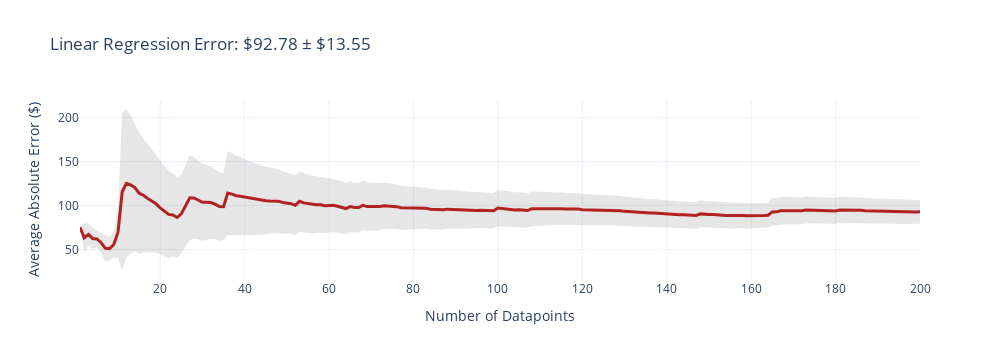
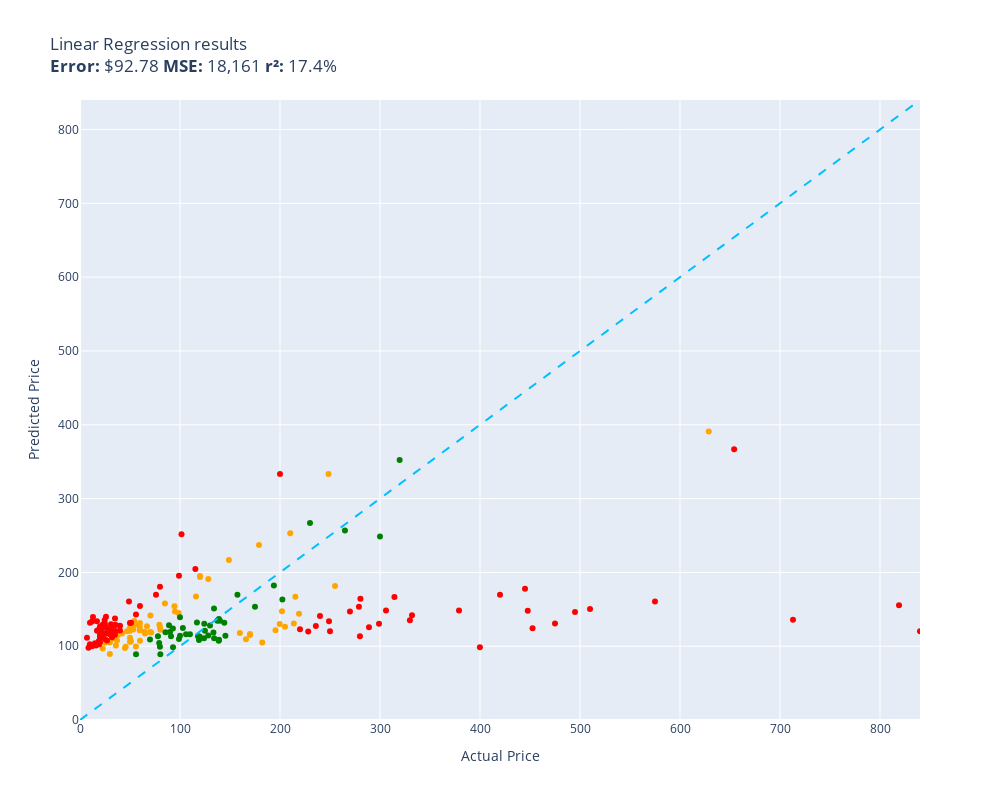

Notebook code cell kept with these figures, in order:
### Code cell
evaluate(linear_regression, test)

### Figure 1 — Plotly figure (JSON) as saved in the notebook; plotly's stock layout.template omitted (floating-point values rounded to 4 significant figures; data arrays with more than 128 entries replaced by an {"elided": "..."} marker saying what was removed)
{"data": [{"fill": "toself", "fillcolor": "rgba(128,128,128,0.2)", "hoverinfo": "skip", "line": {"color": "rgba(255,255,255,0)"}, "name": "95% CI", "showlegend": false, "type": "scatter", "x": {"elided": "400 int values"}, "y": {"elided": "400 float values"}}, {"customdata": {"elided": "200x1 float values"}, "hovertemplate": "n=%{x}<br>Avg Error=$%{y:,.2f}<br>±95% CI=$%{customdata[0]:,.2f}<extra></extra>", "line": {"color": "firebrick", "width": 3}, "mode": "lines", "name": "Cumulative Avg Error", "type": "scatter", "x": {"elided": "200 int values"}, "y": {"elided": "200 float values"}}], "layout": {"height": 360, "showlegend": false, "title": {"text": "Linear Regression Error: $92.78 ± $13.55"}, "width": 1000, "xaxis": {"title": {"text": "Number of Datapoints"}}, "yaxis": {"title": {"text": "Average Absolute Error ($)"}}}}

### Figure 2 — Plotly figure (JSON) as saved in the notebook; plotly's stock layout.template omitted (floating-point values rounded to 4 significant figures)
{"data": [{"customdata": [["Old Blood Noise Excess V2 Distortion Cho...\nGuess=$143.83 Actual=$219.00"], ["telpo Headlight Assembly Fit For 15 Camr...\nGuess=$167.35 Actual=$115.99"], ["NewPower99 Battery Kit for Samsung Galax...\nGuess=$129.13 Actual=$54.95"], ["EXMAX NG-10X Fresnel Lens Focusing Adapt...\nGuess=$119.15 Actual=$69.98"], ["Stand for Raven Pro Document Scanner - P...\nGuess=$89.35 Actual=$29.85"], ["ACDelco GM Original Equipment FW339 Fron...\nGuess=$166.87 Actual=$215.33"], ["Innovative Percussion CB-6 Chamois Bass ...\nGuess=$134.07 Actual=$54.32"], ["LOVE MEI Galaxy S10 Lite Case, Military ...\nGuess=$110.59 Actual=$32.98"], ["GJY Portable TV,10.6 inch Mini TV for AT...\nGuess=$129.15 Actual=$79.36"], ["LD Products Compatible Toner Cartridge R...\nGuess=$106.04 Actual=$49.98"], ["APS iBoard 6-inch Aluminum (Black Powder...\nGuess=$253.16 Actual=$210.23"], ["HK SYSTEMS 13\" Heavy Duty Black \"Push\" O...\nGuess=$157.70 Actual=$84.95"], ["Aolemi Oil Rubbed Bronze Single Function...\nGuess=$144.94 Actual=$98.65"], ["GanFindX Portable Car Hand Controls for ...\nGuess=$117.89 Actual=$159.90"], ["Evergreen HSHB2005 Cylinder Head Gasket ...\nGuess=$126.84 Actual=$59.69"], ["Task T24287 Roman Ogee Router Bit with 1...\nGuess=$99.59 Actual=$55.88"], ["Travelpro Platinum Elite Slim Business L...\nGuess=$130.84 Actual=$213.83"], ["Southwire 120V/15A Right Angle User Atta...\nGuess=$115.01 Actual=$37.87"], ["JRready ST6313 DT Deutsch Connector Kit,...\nGuess=$129.96 Actual=$199.68"], ["15\" Locking Shower Head Extension Arm in...\nGuess=$126.02 Actual=$79.95"], ["Mylites+ Standard Comic Book Mylar Sleev...\nGuess=$113.09 Actual=$34.99"], ["Tidal Front + Rear Fender Flares 4PC Poc...\nGuess=$181.71 Actual=$254.99"], ["AUTOFREE LED Tail Lights Assembly Compat...\nGuess=$147.29 Actual=$201.99"], ["Projector, CRAZVIEW Projector with WiFi ...\nGuess=$122.54 Actual=$53.40"], ["Poison Spyder 10-08-020 Rocker Knocker\nGuess=$390.94 Actual=$628.76"], ["Ultra Duster Canned Air Net 10 Oz 6-Pack\nGuess=$120.82 Actual=$49.90"], ["Beck/Arnley 0421945 Air Filter\nGuess=$100.97 Actual=$35.87"], ["Pidoko Kids Train Table, Grey with 90 Pc...\nGuess=$195.14 Actual=$119.97"], ["LEGO Marvel Avengers War Machine Buster ...\nGuess=$131.56 Actual=$59.95"], ["ANZO USA 111207 GMC SIERRA 99-06 / YUKON...\nGuess=$104.97 Actual=$182.28"], ["EMART Photography C Stand with Boom Arm,...\nGuess=$193.79 Actual=$119.99"], ["KOHLER K-1185540-CP Assembly-Slider\nGuess=$99.33 Actual=$45.67"], ["Trim Kit for 2-handle Shower & Tub Valve...\nGuess=$146.84 Actual=$94.99"], ["GE RPWF SmartWater Comparable Refrigerat...\nGuess=$107.74 Actual=$36.99"], ["MONOCARBON Forged Carbon Fiber Case for ...\nGuess=$107.35 Actual=$59.99"], ["DuraGo 29515020 Front Hub Assembly\nGuess=$191.15 Actual=$128.34"], ["MXR Carbon Copy Deluxe Analog Delay Guit...\nGuess=$121.68 Actual=$195.50"], ["Ibanez M510OVS Acoustic Mandolin in Vint...\nGuess=$115.24 Actual=$169.99"], ["Pyle Wireless Rear View Backup Camera - ...\nGuess=$141.42 Actual=$70.45"], ["Cardone 84-58642 New HEI Electronic Dist...\nGuess=$109.36 Actual=$165.99"], ["Hp Pavilion P7-1257c Motherboard Aahd3-h...\nGuess=$121.51 Actual=$59.86"], ["18 Inch White Undermount Kitchen Sink - ...\nGuess=$236.95 Actual=$179.00"], ["Amana Tool - SC587 Carbide Tipped 3-Wing...\nGuess=$118.55 Actual=$71.23"], ["AZX Stylus Pencil for Apple iPad Pro 202...\nGuess=$105.47 Actual=$29.99"], ["UPR Mach 1 Chin Spoiler Fits 94-98 Musta...\nGuess=$117.34 Actual=$64.99"], ["SP Air Corporation SP-8102BU 1/4-Inch He...\nGuess=$126.48 Actual=$204.99"], ["LCD Screen for Dell Inspiron 17R 17.3\" H...\nGuess=$119.43 Actual=$64.37"], ["Diversitech UC2436-3 Ultralite Condenser...\nGuess=$122.19 Actual=$80.39"], ["200 ' feet True 14 Gauge AWG CCA Speaker...\nGuess=$97.39 Actual=$44.95"], ["200 Couples Conversation Cards - Enjoy B...\nGuess=$110.86 Actual=$32.97"], ["KYX Racing Hardened Steel Center Drive S...\nGuess=$120.17 Actual=$46.99"], ["LD Compatible Ink Cartridge Replacement ...\nGuess=$117.15 Actual=$41.99"], ["BXYJY for Samsung Galaxy Z Fold 3 Case w...\nGuess=$124.55 Actual=$49.99"], ["Disney Princess Sparkling Princess Sleep...\nGuess=$104.70 Actual=$24.95"], ["Star Wars Die-Cast Metal TITANIUM Series...\nGuess=$96.81 Actual=$22.70"], ["Vinyl Soft Top Roll-up Adjustable Truck ...\nGuess=$216.91 Actual=$148.88"], ["Intex River Run Connect Lounge (Four)\nGuess=$154.10 Actual=$94.49"], ["PowerSport Front Rear Brakes and Rotors ...\nGuess=$333.36 Actual=$248.51"], ["Viola Bow 4/4 Full Size Carbon Fiber (Bl...\nGuess=$111.55 Actual=$49.99"], ["KZ ZS10 Pro in Ear Monitor Headphone KZ ...\nGuess=$126.96 Actual=$66.99"], ["Fender Hendrix Voodoo Child Coiled Instr...\nGuess=$121.67 Actual=$59.99"], ["Jada Toys Ryan's World Combo Panda Airli...\nGuess=$113.66 Actual=$34.94"], ["Pyle 2x120 Watt Home Audio Speaker Power...\nGuess=$106.34 Actual=$50.92"], ["Xiaomi Redmi 10 2022 NFC 4G LTE (128GB +...\nGuess=$116.38 Actual=$169.99"]], "hovertemplate": "%{customdata[0]}<extra></extra>", "legendgroup": "orange", "marker": {"color": "orange", "size": 6, "symbol": "circle"}, "mode": "markers", "name": "orange", "orientation": "v", "showlegend": true, "type": "scatter", "x": [219.0, 116.0, 54.95, 69.98, 29.85, 215.3, 54.32, 32.98, 79.36, 49.98, 210.2, 84.95, 98.65, 159.9, 59.69, 55.88, 213.8, 37.87, 199.7, 79.95, 34.99, 255.0, 202.0, 53.4, 628.8, 49.9, 35.87, 120.0, 59.95, 182.3, 120.0, 45.67, 94.99, 36.99, 59.99, 128.3, 195.5, 170.0, 70.45, 166.0, 59.86, 179.0, 71.23, 29.99, 64.99, 205.0, 64.37, 80.39, 44.95, 32.97, 46.99, 41.99, 49.99, 24.95, 22.7, 148.9, 94.49, 248.5, 49.99, 66.99, 59.99, 34.94, 50.92, 170.0], "xaxis": "x", "y": [143.8, 167.4, 129.1, 119.1, 89.35, 166.9, 134.1, 110.6, 129.2, 106.0, 253.2, 157.7, 144.9, 117.9, 126.8, 99.59, 130.8, 115.0, 130.0, 126.0, 113.1, 181.7, 147.3, 122.5, 390.9, 120.8, 101.0, 195.1, 131.6, 105.0, 193.8, 99.33, 146.8, 107.7, 107.4, 191.1, 121.7, 115.2, 141.4, 109.4, 121.5, 236.9, 118.5, 105.5, 117.3, 126.5, 119.4, 122.2, 97.39, 110.9, 120.2, 117.1, 124.5, 104.7, 96.81, 216.9, 154.1, 333.4, 111.5, 127.0, 121.7, 113.7, 106.3, 116.4], "yaxis": "y"}, {"customdata": [["RBC12-UPC Replacement Battery Cartridge ...\nGuess=$266.74 Actual=$229.99"], ["SuppliesOutlet Compatible Toner Cartridg...\nGuess=$131.65 Actual=$144.29"], ["Panasonic KX-TG6511B DECT 6.0 PLUS Expan...\nGuess=$104.40 Actual=$79.20"], ["PEMP E65 E66 CDC Simulate Optical Fiber ...\nGuess=$108.56 Actual=$119.00"], ["Intermatic PX300 12V 300W Transformer wi...\nGuess=$151.14 Actual=$134.00"], ["CORSAIR Dominator Platinum RGB 32GB (2x1...\nGuess=$110.64 Actual=$124.00"], ["SKB iSeries 3i-13096-6KP Case for BlackM...\nGuess=$153.49 Actual=$174.99"], ["Clementoni 39132.5 Jigsaw Puzzle 1,000 P...\nGuess=$99.26 Actual=$79.95"], ["KOMPUTERBAY 4GB 2X 2GB DDR2 1066MHz PC2-...\nGuess=$89.10 Actual=$80.34"], ["Wenger City Upgrade Laptop Backpack with...\nGuess=$114.13 Actual=$145.42"], ["3D Tree Hole Branches 075 Stair Risers D...\nGuess=$128.20 Actual=$129.99"], ["Fjallraven, Kanken Laptop 15\" Backpack f...\nGuess=$112.96 Actual=$119.65"], ["Diversitech WG840585 Motor, (Ddb) 1/3Hp,...\nGuess=$110.59 Actual=$134.12"], ["Evan-Fischer Front Bumper Cover Compatib...\nGuess=$163.11 Actual=$202.38"], ["Webcem Solar Shed Light Outdoor Indoor, ...\nGuess=$113.63 Actual=$77.96"], ["Festool 492370 Platin 2 S1000 Grit 6-Inc...\nGuess=$113.53 Actual=$91.00"], ["Western Digital Enterprise RE4-GP 2TB SA...\nGuess=$116.32 Actual=$109.95"], ["DIMARZIO 204284 DP 163FBK Blues Bucker G...\nGuess=$119.21 Actual=$89.99"], ["PM Auto Front Right Quick Complete Strut...\nGuess=$120.95 Actual=$124.94"], ["Dell Optiplex 390 Desktop Computer i3 3....\nGuess=$130.27 Actual=$124.27"], ["Marvel Legends Series X-Men 6-Inch Archa...\nGuess=$109.70 Actual=$98.95"], ["Grey Pneumatic 1311SD Impact Socket Set\nGuess=$169.66 Actual=$157.43"], ["4LT LUMINETTE Vanity Opal GLS BSN\nGuess=$139.37 Actual=$99.99"], ["4pc Wheel Spacers Adapters 4\" (2inch Per...\nGuess=$132.07 Actual=$116.95"], ["Urth 62mm UV, Circular Polarizing (CPL),...\nGuess=$108.56 Actual=$139.00"], ["LSI Broadcom SAS 9300-8i 8-port 12Gb/s S...\nGuess=$113.47 Actual=$118.00"], ["GENUINE VOLVO THERMOSTAT (3.0, 3.2) S60 ...\nGuess=$124.50 Actual=$102.85"], ["CradlePoint Compact Broadband Router (CB...\nGuess=$128.37 Actual=$89.00"], ["New Replacement seat cover fits Yamaha M...\nGuess=$136.70 Actual=$138.95"], ["Evan Fischer Radiator Cooling Fan Assemb...\nGuess=$134.62 Actual=$137.34"], ["ECCPP Power Steering Pump for 2009-2010 ...\nGuess=$118.75 Actual=$85.48"], ["Skullcandy Hesh Evo Bluetooth Headphones...\nGuess=$108.94 Actual=$69.99"], ["ROHL WSGUM3018WH Wire Sink Grids, White\nGuess=$114.56 Actual=$128.28"], ["ASUS VY279HE-W 27” 1080P Monitor - White...\nGuess=$135.63 Actual=$138.10"], ["4 Inches Rolled Muffler Tip Catback Exha...\nGuess=$182.34 Actual=$193.88"], ["APS iBoard (304 Stainless Steel Polished...\nGuess=$256.66 Actual=$264.95"], ["KUNFINE Android Radio CarPlay & Android ...\nGuess=$116.34 Actual=$106.00"], ["StonKraft Brass Chess Board Game Set wit...\nGuess=$134.35 Actual=$140.00"], ["OEM Samsung Remote Control Shipped with ...\nGuess=$89.17 Actual=$56.00"], ["Venom Power Terra Hunter R/T+ R/T All-Te...\nGuess=$352.32 Actual=$319.65"], ["Samsung DA97-07603B Freezer Ice Maker As...\nGuess=$98.63 Actual=$93.02"], ["Blanco 230966 Valea Stainless Steel Sink...\nGuess=$123.95 Actual=$92.88"], ["HP Laserjet 2100 Laser Printer W/Test Pr...\nGuess=$248.58 Actual=$299.98"], ["Targus CityGear Durable Backpack, Black,...\nGuess=$118.38 Actual=$133.43"], ["Garmin 010-12402-10 GT15M-TM Transom-Mou...\nGuess=$107.33 Actual=$138.74"], ["Fitness Center Gym Room Weight Train Dua...\nGuess=$114.22 Actual=$99.99"]], "hovertemplate": "%{customdata[0]}<extra></extra>", "legendgroup": "green", "marker": {"color": "green", "size": 6, "symbol": "circle"}, "mode": "markers", "name": "green", "orientation": "v", "showlegend": true, "type": "scatter", "x": [230.0, 144.3, 79.2, 119.0, 134.0, 124.0, 175.0, 79.95, 80.34, 145.4, 130.0, 119.7, 134.1, 202.4, 77.96, 91.0, 110.0, 89.99, 124.9, 124.3, 98.95, 157.4, 99.99, 117.0, 139.0, 118.0, 102.8, 89.0, 138.9, 137.3, 85.48, 69.99, 128.3, 138.1, 193.9, 264.9, 106.0, 140.0, 56.0, 319.6, 93.02, 92.88, 300.0, 133.4, 138.7, 99.99], "xaxis": "x", "y": [266.7, 131.6, 104.4, 108.6, 151.1, 110.6, 153.5, 99.26, 89.1, 114.1, 128.2, 113.0, 110.6, 163.1, 113.6, 113.5, 116.3, 119.2, 120.9, 130.3, 109.7, 169.7, 139.4, 132.1, 108.6, 113.5, 124.5, 128.4, 136.7, 134.6, 118.8, 108.9, 114.6, 135.6, 182.3, 256.7, 116.3, 134.4, 89.17, 352.3, 98.63, 123.9, 248.6, 118.4, 107.3, 114.2], "yaxis": "y"}, {"customdata": [["8544771 Dryer Heating Element, 279816 Th...\nGuess=$128.56 Actual=$35.74"], ["Pump Head TBVECHI 175PSI 4KW 5.5HP 21CFM...\nGuess=$135.24 Actual=$329.90"], ["Bam France 2002XL Contoured Hightech Bla...\nGuess=$135.72 Actual=$713.00"], ["Metabo HPT 36V MultiVolt™ Cordless Rotar...\nGuess=$148.41 Actual=$379.00"], ["46mm Digital Pro High-Resolution Close-U...\nGuess=$122.53 Actual=$19.99"], ["Bam Trekking 3027SB Single Black Clarine...\nGuess=$141.79 Actual=$332.00"], ["DEWALT 20V MAX* XR Impact Driver with Bl...\nGuess=$124.32 Actual=$452.53"], ["Mini PC, Kinupute Desktop Computer E3-12...\nGuess=$146.39 Actual=$495.00"], ["June Garden 12\" Sweet Dolly Charlotte - ...\nGuess=$123.16 Actual=$19.99"], ["10GBase-LR SFP+ Transceiver, Handar 10GB...\nGuess=$126.75 Actual=$19.99"], ["Deco Mount Pro Tripod Microphone Stand w...\nGuess=$154.30 Actual=$59.95"], ["Scranton & Co 3 Drawer Mobile File Cabin...\nGuess=$204.68 Actual=$115.35"], ["Canon EOS Rebel T7 Digital SLR Camera wi...\nGuess=$155.33 Actual=$819.00"], ["Dakota Alert MURS Alert Probe Sensor - M...\nGuess=$123.07 Actual=$219.99"], ["DALDED LED Light Kit for Lego Sonic Gree...\nGuess=$117.23 Actual=$24.99"], ["152MM Hole Saws M42 Bi-Metal High Speed ...\nGuess=$121.57 Actual=$17.99"], ["Baseball Backpacks Large 18 Inch Bookbag...\nGuess=$123.34 Actual=$31.77"], ["Adams Check Payment and Deposit Register...\nGuess=$120.67 Actual=$35.49"], ["KOHLER 18865-CP Filtered Water Faucet, P...\nGuess=$130.60 Actual=$475.00"], ["Retevis RT68 Soft Earhook Walkie Talkie ...\nGuess=$111.46 Actual=$6.99"], ["MC: Pindicator (Dual Intensity Amber)\nGuess=$127.83 Actual=$40.00"], ["Laisomeke Waterproof Junction Box, Unive...\nGuess=$133.58 Actual=$11.99"], ["Sumerain S1339CM Double Handle Widesprea...\nGuess=$127.44 Actual=$235.86"], ["VLAND LED Smoked Taillights Compatible F...\nGuess=$140.83 Actual=$239.99"], ["Lighted Triangle Mirror Cabinet Bathroom...\nGuess=$177.67 Actual=$445.00"], ["BESTILL Wall Mounted Shower Faucet Set, ...\nGuess=$169.57 Actual=$76.00"], ["Tablet PC Cover Compatible with Lenovo T...\nGuess=$114.88 Actual=$31.61"], ["Miyaya@ Funny Animal Masks Collection fo...\nGuess=$133.79 Actual=$16.99"], ["Trail Gear Twin Stick Kit for Top Shift ...\nGuess=$113.43 Actual=$279.92"], ["Engine Thermostat, Replace 19301-PAA-306...\nGuess=$106.41 Actual=$18.89"], ["IQShield Screen Protector Compatible wit...\nGuess=$102.60 Actual=$9.95"], ["Liberty Imports 12 Pack: US Military Toy...\nGuess=$120.93 Actual=$16.98"], ["Neporal Full Spectrum Light Bulb, 6000K ...\nGuess=$105.91 Actual=$18.59"], ["Satco S9596, 4 Count (Pack of 1), 4.18\nGuess=$99.77 Actual=$12.00"], ["Ceramic Talavera Mexican Tile 4x4\", 9 Pi...\nGuess=$116.10 Actual=$29.95"], ["Intrepid International Dressage Letters-...\nGuess=$107.76 Actual=$26.99"], ["Kingston Brass KS269SN Kingston Clawfoot...\nGuess=$148.50 Actual=$305.99"], ["KUNN Small Electrician Tool Pouch Utilit...\nGuess=$114.93 Actual=$21.99"], ["iPhone 12/12 Pro Nicaragua Guardabarranc...\nGuess=$112.22 Actual=$19.97"], ["Replacement Remote Control for PANASONIC...\nGuess=$115.54 Actual=$34.95"], ["KS K-STORM Replacement Silicone Mushroom...\nGuess=$97.83 Actual=$8.50"], ["Pioneer 2AM401-BN Two Handle Kitchen Fau...\nGuess=$120.06 Actual=$228.22"], ["LSSAGOON Backpack for Women Teen Kids Gi...\nGuess=$128.47 Actual=$33.99"], ["Aeromotive 13304 Regulator, X1 Adjustabl...\nGuess=$146.84 Actual=$269.95"], ["Walker Exhaust Ultra EPA 16478 Direct Fi...\nGuess=$160.41 Actual=$574.99"], ["MGP Caliper Covers 39011SACURD Red Powde...\nGuess=$133.62 Actual=$249.00"], ["Royal Designs, Inc. Decorative Abundant ...\nGuess=$109.81 Actual=$24.95"], ["Canon Sure Shot 90u 35mm Date Camera\nGuess=$98.72 Actual=$399.89"], ["NewFantasia Replacement Audio Cable with...\nGuess=$129.65 Actual=$31.00"], ["Mikrotik RB3011UIAS-RM RouterBOARD 10xGi...\nGuess=$130.32 Actual=$299.00"], ["AC Compressor & A/C Kit For BMW 335i 335...\nGuess=$166.71 Actual=$314.41"], ["Wilkinson LOW GAUSS Vintage Tone Strat S...\nGuess=$120.77 Actual=$30.93"], ["Berta (6 Pieces) 1-1/4 inch Overlay, 90 ...\nGuess=$135.45 Actual=$24.66"], ["Chalkboard Name Badges with Magnetic Bac...\nGuess=$105.40 Actual=$19.95"], ["Linkloos Solar Street Lights Outdoor Wat...\nGuess=$142.89 Actual=$55.99"], ["USB Charger, CIVIE High Speed 60W Multip...\nGuess=$101.01 Actual=$15.99"], ["Universal Power Group 12V 100Ah Sealed L...\nGuess=$333.36 Actual=$199.99"], ["Kastar Battery Pack Replacement for Sony...\nGuess=$115.53 Actual=$19.99"], ["Auertech Portable Washing Machine, 14lbs...\nGuess=$195.51 Actual=$98.99"], ["Raspberry Pi 3 Model B+ Aluminum Case Me...\nGuess=$104.03 Actual=$14.99"], ["Music Hall pa15.3 MM/MC Phono Preamplifi...\nGuess=$120.10 Actual=$250.00"], ["Lorell Bell Chair Glide, 2.5\", Black\nGuess=$107.78 Actual=$19.50"], ["CTLAMP XL-2100 Professional Quality XL-2...\nGuess=$112.06 Actual=$32.00"], ["Competition Clutch Disc and Pressure Pla...\nGuess=$150.36 Actual=$510.00"], ["The Puppet Company - Carpet-Unicorn, Whi...\nGuess=$102.48 Actual=$19.00"], ["Baumgartens Sicurix Blank PVC ID Cards (...\nGuess=$102.96 Actual=$19.11"], ["VIPMOTOZ Sequential Turn Signal Premium ...\nGuess=$153.32 Actual=$278.94"], ["A-Premium Front Suspension Steering Knuc...\nGuess=$160.68 Actual=$48.99"], ["Custom Engagement Logo Desk Embosser Sea...\nGuess=$131.31 Actual=$49.95"], ["Audio Techinca ATW-T1002 System 10 Handh...\nGuess=$125.64 Actual=$289.00"], ["520 Pieces Christmas Envelope Seal Stick...\nGuess=$124.93 Actual=$25.99"], ["BestPricedDecals Wine A BIT, You'll Feel...\nGuess=$139.59 Actual=$12.98"], ["Dell XPS 13 9343-2727SLV 13.3\" Full HD S...\nGuess=$120.38 Actual=$839.99"], ["VATOS 4 Packs Bubble Machine Gun for Kid...\nGuess=$129.33 Actual=$22.88"], ["Steering Wheel, Carbon Fiber Automotive ...\nGuess=$148.14 Actual=$447.74"], ["VONADO Space Wars Colonial Viper MK1 Bui...\nGuess=$121.32 Actual=$39.99"], ["Replacement Remote Control fit for Sony ...\nGuess=$131.73 Actual=$9.99"], ["sabermaster TCG Playmat yugioh playmat T...\nGuess=$117.54 Actual=$21.99"], ["Pacific Drums PDCM1618TTRB 16 x 18 Inche...\nGuess=$169.84 Actual=$419.99"], ["DuraGo BR5330 Front Vented Disc Brake Ro...\nGuess=$251.61 Actual=$101.51"], ["Glovion Music Stand Light, Clip On Piano...\nGuess=$117.66 Actual=$27.99"], ["Empava 24\" Single Wall Ovens 10 Cooking ...\nGuess=$366.75 Actual=$654.14"], ["Think Gizmos Build Your Own Robot Toys f...\nGuess=$130.04 Actual=$24.95"], ["VTech Strum and Jam Kidi Musical Guitar ...\nGuess=$124.21 Actual=$21.99"], ["W11130208 W10695459 Refrigerator LED Mod...\nGuess=$124.58 Actual=$26.59"], ["STICKGOO Peel and Stick Backsplash for K...\nGuess=$137.35 Actual=$34.99"], ["MonMount Triple Monitor Stand Freestandi...\nGuess=$180.41 Actual=$79.99"], ["For Volvo C70 S70 V70 V40 S40 AC Compres...\nGuess=$164.37 Actual=$280.41"], ["Refresh NSF-53 Premium Replacement Refri...\nGuess=$131.73 Actual=$50.99"], ["NICKSTON Red Sparkling Glitter Slim Band...\nGuess=$139.80 Actual=$25.99"]], "hovertemplate": "%{customdata[0]}<extra></extra>", "legendgroup": "red", "marker": {"color": "red", "size": 6, "symbol": "circle"}, "mode": "markers", "name": "red", "orientation": "v", "showlegend": true, "type": "scatter", "x": [35.74, 329.9, 713.0, 379.0, 19.99, 332.0, 452.5, 495.0, 19.99, 19.99, 59.95, 115.3, 819.0, 220.0, 24.99, 17.99, 31.77, 35.49, 475.0, 6.99, 40.0, 11.99, 235.9, 240.0, 445.0, 76.0, 31.61, 16.99, 279.9, 18.89, 9.95, 16.98, 18.59, 12.0, 29.95, 26.99, 306.0, 21.99, 19.97, 34.95, 8.5, 228.2, 33.99, 269.9, 575.0, 249.0, 24.95, 399.9, 31.0, 299.0, 314.4, 30.93, 24.66, 19.95, 55.99, 15.99, 200.0, 19.99, 98.99, 14.99, 250.0, 19.5, 32.0, 510.0, 19.0, 19.11, 278.9, 48.99, 49.95, 289.0, 25.99, 12.98, 840.0, 22.88, 447.7, 39.99, 9.99, 21.99, 420.0, 101.5, 27.99, 654.1, 24.95, 21.99, 26.59, 34.99, 79.99, 280.4, 50.99, 25.99], "xaxis": "x", "y": [128.6, 135.2, 135.7, 148.4, 122.5, 141.8, 124.3, 146.4, 123.2, 126.7, 154.3, 204.7, 155.3, 123.1, 117.2, 121.6, 123.3, 120.7, 130.6, 111.5, 127.8, 133.6, 127.4, 140.8, 177.7, 169.6, 114.9, 133.8, 113.4, 106.4, 102.6, 120.9, 105.9, 99.77, 116.1, 107.8, 148.5, 114.9, 112.2, 115.5, 97.83, 120.1, 128.5, 146.8, 160.4, 133.6, 109.8, 98.72, 129.6, 130.3, 166.7, 120.8, 135.4, 105.4, 142.9, 101.0, 333.4, 115.5, 195.5, 104.0, 120.1, 107.8, 112.1, 150.4, 102.5, 103.0, 153.3, 160.7, 131.3, 125.6, 124.9, 139.6, 120.4, 129.3, 148.1, 121.3, 131.7, 117.5, 169.8, 251.6, 117.7, 366.8, 130.0, 124.2, 124.6, 137.4, 180.4, 164.4, 131.7, 139.8], "yaxis": "y"}, {"hoverinfo": "skip", "line": {"color": "deepskyblue", "dash": "dash", "width": 2}, "mode": "lines", "name": "y = x", "showlegend": false, "type": "scatter", "x": [0, 840.0], "y": [0, 840.0]}], "layout": {"height": 800, "legend": {"title": {"text": "color"}, "tracegroupgap": 0}, "showlegend": false, "title": {"text": "Linear Regression results<br><b>Error:</b> $92.78 <b>MSE:</b> 18,161 <b>r²:</b> 17.4%"}, "width": 1000, "xaxis": {"anchor": "y", "domain": [0, 1], "range": [0, 840.0], "title": {"text": "Actual Price"}}, "yaxis": {"anchor": "x", "domain": [0, 1], "range": [0, 840.0], "title": {"text": "Predicted Price"}}}}
